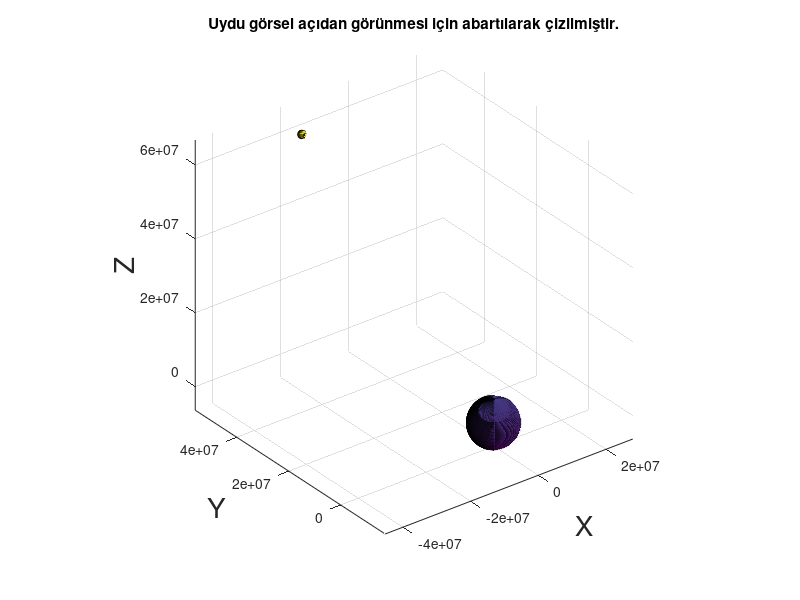

The MATLAB script that drew this image:
clear; close all; clc;

%%% IGS BROADCAST EPHEMERIS FILE verileri
t_GPS = 589824; % tGPS
%%%SV_PRN = 18; % SV PRN
t_0_c = 16; % t0c
a_0 = 0.757537782192 * 10 ^ (-5); % a0
a_1 = 0.397903932026 * 10 ^ (-11); % a1
a_2 =  0.000000000000 * 10 ^ (0); % a2
C_r_s = -0.812187500000 * 10 ^ (2); % Crs
Delta_n = 0.415231582451 * 10 ^ (-8); % Δn
M_0 = -0.257060750565 * 10 ^ (1); % M0
C_u_c = -0.406429171562 * 10 ^ (-5); % Cuc
e = 0.149637315190 * 10 ^ (-1); % e
C_u_s = 0.124666839838 * 10 ^ (-4); % Cus
sqrt_a = 0.515361848831 * 10 ^ (4); % sqrt(a)
t_0_e = 0.432000000000 * 10 ^ (6); % t0e
C_i_c = 0.191852450371 * 10 ^ (-6); % Cic
Ohm_0 = -0.151149171398 * 10 ^ (0); % Ω0
C_i_s = 0.167638063431 * 10 ^ (-7); % Cis
i_0 = 0.952600262573 * 10 ^ (0); % i0
C_r_c = 0.131312500000 * 10 ^ (3); % Crc
W = 0.136565314002 * 10 ^ (1); % ω
Ohm = -0.751781303876 * 10 ^ (-8); % Ω
i_t_k = 0.352871842857 * 10 ^ (-9); % i


% Yerçekimi sabiti m^3/s^2 (WGS84)
GM_e = 3986004.418 * 10 ^ 8;

% Yerin açısal dönme hızı rad/s (WGS84)
W_e = 7.2921151467 * 10 ^ (-5);

% Yör. büyük yarıekseni
a = sqrt_a ^ 2;

% Ortalama yör. hızı
n_0 = sqrt(GM_e / a ^ 3);

% Düzeltilmiş yör. hızı
n = n_0 + Delta_n;

% t0e'ye göre zaman
t_k = t_GPS - t_0_e;
%fprintf("tk: %.13f\n", t_k);

% Ortalama anomali
M_k = M_0 + n * t_k;
%fprintf("Mk: %.13f\n", M_k);

% İterasyon ile kepler denklemi
E_k = M_k;
E_k_n = 2;
E_k_n1 = 1;
while E_k_n - E_k_n1 >= 0.000000001
    E_k_n = E_k;
    E_k_n1 = M_k + exp(1) * sin(E_k);
    E_k = E_k_n1;
    %fprintf("Kepler: %.13f\n", E_k);
end
%fprintf("Kepler: %.13f\n", E_k);

% Gerçek anomali
V_k = atan((sqrt(1 - exp(2)) * sin(E_k) / (cos(E_k) - exp(1))));

% Enlem argümanı
U_k = W + V_k;

% Enlem argümanı düzeltmesi
Sigma_u_k = C_u_c * cos(2 * U_k) + C_u_s * sin(2 * U_k);

% Yarıçap düzeltmesi
Sigma_r_k = C_r_c * cos(2 * U_k) + C_r_s * sin(2 * U_k);

% Eğim düzeltmesi
Sigma_i_k = C_i_c * cos(2 * U_k) + C_i_s * sin(2 * U_k);

% Düzeltilmiş enlem argümanı
Fi_k = U_k + Sigma_u_k;

% Düzeltilmiş yarıçap
r_k = a * (1 - exp(1) * cos(E_k)) + Sigma_r_k;

% Düzeltilmiş yör. eğimi
i_k = i_0 + i_t_k + Sigma_i_k;

% Düzeltilmiş çıkış düğümü boylamı
Ohm_k = Ohm_0 + (Ohm - W_e) * t_k - W_e * t_0_e;

% x yörünge koordinatı
x_ussu_k = r_k * cos(Fi_k);

% y yörünge koordinatı
y_ussu_k = r_k * sin(Fi_k);

%%% Yer merkezli yer sabit (ECEF) koordinatlarının hesabı
%fprintf("Yer merkezli yer sabit (ECEF) x, y, z koordinatları \n");
% x yer merkezli koordinatı
x_k = x_ussu_k * cos(Ohm_k) - y_ussu_k * sin(Ohm_k) * cos(i_k);
%fprintf("x: %.4f m\n", x_k);
% y yer merkezli koordinatı
y_k = x_ussu_k * sin(Ohm_k) + y_ussu_k * cos(Ohm_k) * cos(i_k);
%fprintf("y: %.4f m\n", y_k);
% z yer merkezli koordinatı
z_k = y_ussu_k * sin(i_k);
%fprintf("z: %.4f m\n", z_k);


% t anında uydunun saat hatasının hesabı
S_s = a_0 + a_1 * (t_GPS - t_0_c) + a_2 * (t_GPS - t_0_c)^2;
%fprintf("\nSaat hatası: %.13f s\n", S_s);


%%% IGS BROADCAST EPHEMERIS FILE verileri
t_GPS = 589824 + S_s; % tGPS
%%%SV_PRN = 18; % SV PRN
t_0_c = 16; % t0c
a_0 = 0.757537782192 * 10 ^ (-5); % a0
a_1 = 0.397903932026 * 10 ^ (-11); % a1
a_2 =  0.000000000000 * 10 ^ (0); % a2
C_r_s = -0.812187500000 * 10 ^ (2); % Crs
Delta_n = 0.415231582451 * 10 ^ (-8); % Δn
M_0 = -0.257060750565 * 10 ^ (1); % M0
C_u_c = -0.406429171562 * 10 ^ (-5); % Cuc
e = 0.149637315190 * 10 ^ (-1); % e
C_u_s = 0.124666839838 * 10 ^ (-4); % Cus
sqrt_a = 0.515361848831 * 10 ^ (4); % sqrt(a)
t_0_e = 0.432000000000 * 10 ^ (6); % t0e
C_i_c = 0.191852450371 * 10 ^ (-6); % Cic
Ohm_0 = -0.151149171398 * 10 ^ (0); % Ω0
C_i_s = 0.167638063431 * 10 ^ (-7); % Cis
i_0 = 0.952600262573 * 10 ^ (0); % i0
C_r_c = 0.131312500000 * 10 ^ (3); % Crc
W = 0.136565314002 * 10 ^ (1); % ω
Ohm = -0.751781303876 * 10 ^ (-8); % Ω
i_t_k = 0.352871842857 * 10 ^ (-9); % i


% Yerçekimi sabiti m^3/s^2 (WGS84)
GM_e = 3986004.418 * 10 ^ 8;

% Yerin açısal dönme hızı rad/s (WGS84)
W_e = 7.2921151467 * 10 ^ (-5);

% Yör. büyük yarıekseni
a = sqrt_a ^ 2;

% Ortalama yör. hızı
n_0 = sqrt(GM_e / a ^ 3);

% Düzeltilmiş yör. hızı
n = n_0 + Delta_n;

% t0e'ye göre zaman
t_k = t_GPS - t_0_e;
%fprintf("tk: %.13f\n", t_k);

% Ortalama anomali
M_k = M_0 + n * t_k;
%fprintf("Mk: %.13f\n", M_k);

% İterasyon ile kepler denklemi
E_k = M_k;
E_k_n = 2;
E_k_n1 = 1;
while E_k_n - E_k_n1 >= 0.000000001
    E_k_n = E_k;
    E_k_n1 = M_k + exp(1) * sin(E_k);
    E_k = E_k_n1;
    %fprintf("Kepler: %.13f\n", E_k);
end
%fprintf("Kepler: %.13f\n", E_k);

% Gerçek anomali
V_k = atan((sqrt(1 - exp(2)) * sin(E_k) / (cos(E_k) - exp(1))));

% Enlem argümanı
U_k = W + V_k;

% Enlem argümanı düzeltmesi
Sigma_u_k = C_u_c * cos(2 * U_k) + C_u_s * sin(2 * U_k);

% Yarıçap düzeltmesi
Sigma_r_k = C_r_c * cos(2 * U_k) + C_r_s * sin(2 * U_k);

% Eğim düzeltmesi
Sigma_i_k = C_i_c * cos(2 * U_k) + C_i_s * sin(2 * U_k);

% Düzeltilmiş enlem argümanı
Fi_k = U_k + Sigma_u_k;

% Düzeltilmiş yarıçap
r_k = a * (1 - exp(1) * cos(E_k)) + Sigma_r_k;

% Düzeltilmiş yör. eğimi
i_k = i_0 + i_t_k + Sigma_i_k;

% Düzeltilmiş çıkış düğümü boylamı
Ohm_k = Ohm_0 + (Ohm - W_e) * t_k - W_e * t_0_e;

% x yörünge koordinatı
x_ussu_k = r_k * cos(Fi_k);

% y yörünge koordinatı
y_ussu_k = r_k * sin(Fi_k);

%%% Yer merkezli yer sabit (ECEF) düzeltilmiş koordinatlarının hesabı
%fprintf("\nYer merkezli yer sabit (ECEF) düzeltilmiş x, y, z koordinatları \n");
% x yer merkezli koordinatı
x_k_2 = x_ussu_k * cos(Ohm_k) - y_ussu_k * sin(Ohm_k) * cos(i_k);
%fprintf("x: %.4f m\n", x_k_2);
% y yer merkezli koordinatı
y_k_2 = x_ussu_k * sin(Ohm_k) + y_ussu_k * cos(Ohm_k) * cos(i_k);
%fprintf("y: %.4f m\n", y_k_2);
% z yer merkezli koordinatı
z_k_2 = y_ussu_k * sin(i_k);
%fprintf("z: %.4f m\n", z_k_2);


% Dünya çizimi
% 180 boylam-enlem
[x,y,z] = sphere(180);
% Yarıçap ayarla
radius = 6373000;
x = x * radius;
y = y * radius;
z = z * radius;
surf(x,y,z)
axis equal;

hold on
% Uydu çizimi
[x,y,z] = sphere;
% Yarıçap ayarla
radius = 1000000;
x = x * radius;
y = y * radius;
z = z * radius;
% Dengeleme için
x2 = x + real(x_k_2);
y2 = y + real(y_k_2);
z2 = z + real(z_k_2);
surf(x2,y2,z2)
% Etiket yazdır
xlabel('X', 'FontSize', 20);
ylabel('Y', 'FontSize', 20);
zlabel('Z', 'FontSize', 20);
title("Uydu görsel açıdan görünmesi için abartılarak çizilmiştir.")
